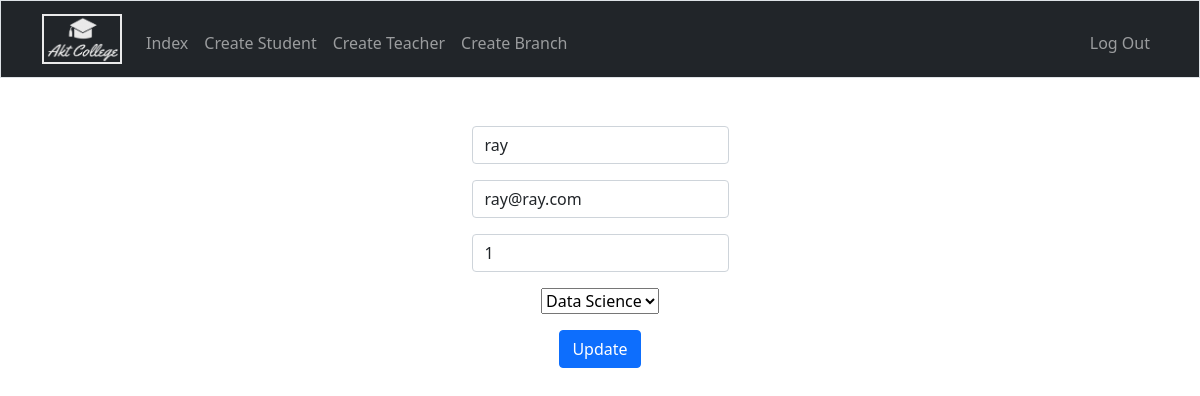
The app's page /studentupdate/1 (signed in) with its own data.
### college/models.py (models this page shows)
class Student(models.Model):
    name = models.CharField(max_length=100, null=False)
    prn = models.IntegerField(null=False, unique=True)
    lectures_attended = models.IntegerField(default=0)
    total_lectures = models.IntegerField(default=0)
    branch = models.ForeignKey("Branch", models.CASCADE)
    username = models.CharField(max_length=100, null=False, unique=True)
    email = models.EmailField(null=True)

### college/views.py (the view)
# urls.py: path("studentupdate/<int:pk>", StudentUpdateView.as_view(), name="studentupdate"),
class StudentUpdateView(SuperUserRequiredMixin, UpdateView):
    model = Student
    template_name = "college/student_update_form.html"
    success_url = reverse_lazy("college:adminview")
    fields = ["name", "prn", "branch", "email"]

### accounts/views.py (called while the page is built)
    def test_func(self):
        return self.request.user.is_superuser

### college/models.py (called while the page is built)
    def __str__(self):
        return self.name

### college/templatetags/check.py (called while the page is built)
@register.filter
def isTeacher(user):
    isTeacher = False
    try:
        user = Teacher.objects.get(username = user)
        isTeacher = True
    except Exception:
        isTeacher = False
    return isTeacher

@register.filter
def isStudent(user):
    isStudent = False
    try:
        user = Student.objects.get(username = user)
        isStudent = True
    except Exception:
        isStudent = False
    return isStudent

### college/templates/college/student_update_form.html (shortened to what this page needs)
{% extends "college/layout.html" %}
{% block main %}
    <form action="" method="post">
        <div class="mb-3">
            {{ form.name }}
        </div>
        <div class="mb-3">
            {{ form.email }}
        </div>
        <div class="mb-3">
            {{ form.prn }}
        </div>
        <div class="mb-3 ">
            {{ form.branch }}
        </div>
        <button class="btn btn-primary" type="submit">Update</button>
    </form>
{% endblock %}

### records on screen
Student: name "ray", email "ray@ray.com", prn "1", branch "Data Science"
